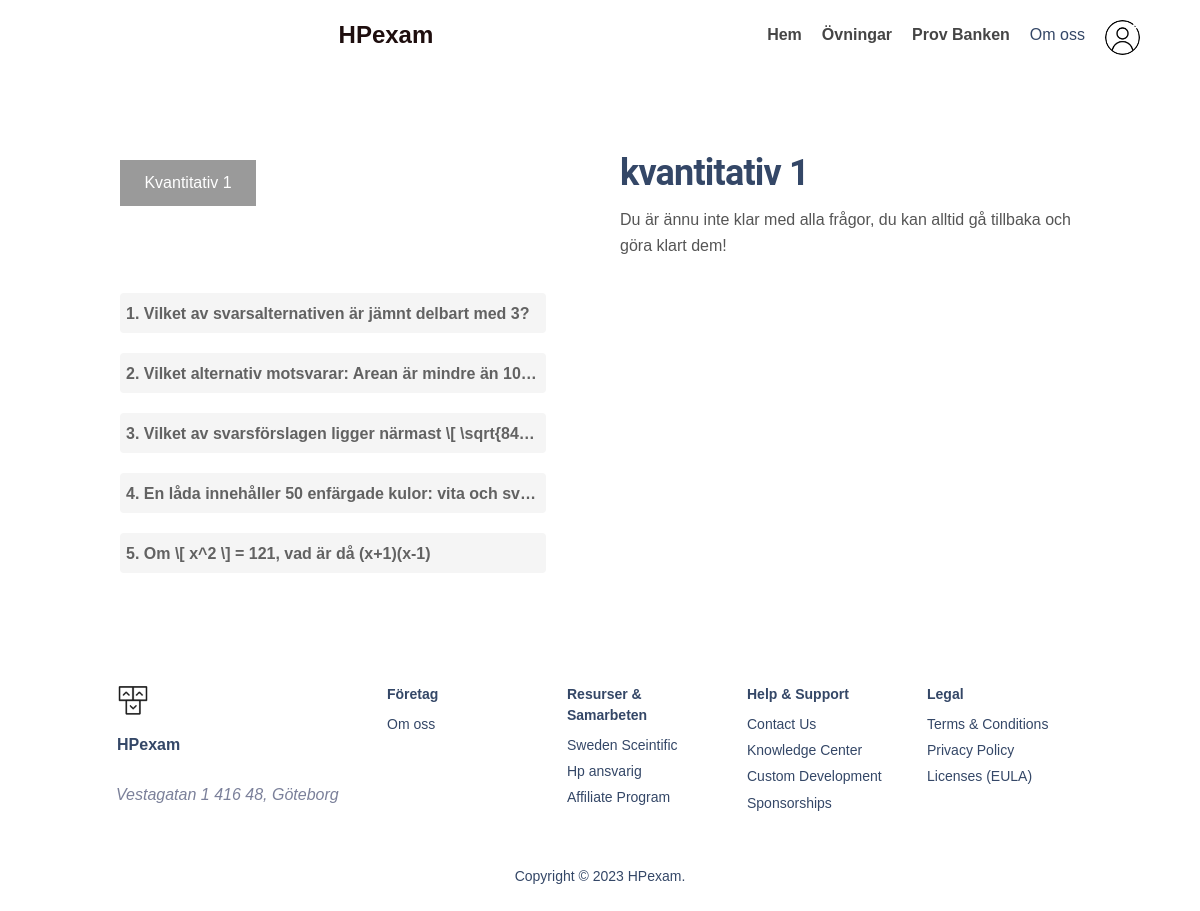
The page /prov/Högskoleprovet HT 2013/61/65/ (signed in) on the database its author committed.
### base/models.py (models this page shows)
class Quiz(models.Model):
    prov = models.ForeignKey(Prov, related_name='quiz', on_delete=models.CASCADE)
    name = models.CharField(max_length=100)

class Question(models.Model):
    quiz = models.ForeignKey(Quiz, related_name='question', on_delete=models.CASCADE)
    text = models.CharField(max_length=2500)
    question_count = models.IntegerField(blank=True, null=True)
    img = models.ImageField(blank=True)
    question_description_txt = models.CharField(max_length=200000, blank=True, null=True)
    question_description_img = models.ImageField(blank=True)

### base/views.py (the view, shortened to what this page needs)
# urls.py: path('prov/<str:prov_title>/<str:prov_id>/<str:quiz_id>/', views.quizPage, name='quiz-page'),
@login_required(login_url='register-page')
def quizPage(request, prov_title, prov_id, quiz_id):
    user = request.user
    completed_questions = user.completed_questions.all()
    prov = Prov.objects.get(id=prov_id)
    alla_quiz = prov.quiz.all()
    question_id = request.session.get('question_id')
    quiz = {'id': 0}
    question = None
    questions = []
    choises = []
    all_questions_completed = None
    question_correct_count = None
    if int(quiz_id) > 0:
        quiz = Quiz.objects.get(id=quiz_id)
        questions = quiz.question.all()
        if question_id is None:
            question_id = request.session['question_id'] = 0
            question = questions.first()
            choises = question.choise.all()
        else:
            try:
                question = questions[int(question_id)]
                choises = question.choise.all()
            except IndexError:
                completed_questions = user.completed_questions.all()
                all_questions_completed = True
                for question in questions:
                    if question not in completed_questions:
                        all_questions_completed = False
            except ValueError:
                request.session['question_id'] = 0
                return redirect(request.path)
    clicked = quiz.id
    link_clicked = question.id
    last_question = False
    if question == questions.last():
        last_question = True
    first_question = False
    if question == questions.first():
        first_question = True
    context = {
               'prov': prov,
               'alla_quiz': alla_quiz,
               'quiz': quiz,
               'quiz_id': quiz_id,
               'question': question,
               'choises': choises,
               'question_id': question_id,
               'completed_questions': completed_questions,
               'all_questions_completed': all_questions_completed,
               'clicked': clicked,
               'link_clicked': link_clicked,
               'last_question': last_question,
               'first_question': first_question
               }
    return render(request, 'base/quiz_prov.html', context)

### base/templates/base/quiz_prov.html (shortened to what this page needs)
{% extends 'main.html' %}
{% load static %}
{% block content %}
<div class="home-container">
<div>
    <div class="navigation-wrap">
        {% for quiz in alla_quiz %}
        {% if clicked != quiz.id %}
        <form action="{% url 'quiz-page' prov.title prov.id quiz.id %}" method="POST" style="display: inline-block; margin-right: 6px;">
            {% csrf_token %}
            <input type="hidden" name="form-type" value="click_quiz">
            <input type="submit" value=" {{quiz.name.capitalize}} " class="övning-btn" style="margin-top: 10px; margin-bottom: 10px;">
        </form>
        {% elif clicked == quiz.id %}
        <form action="{% url 'quiz-page' prov.title prov.id quiz.id %}" method="POST" style="display: inline-block; margin-right: 6px;">
            <input type="submit" value=" {{quiz.name.capitalize}} " class="övning-btn clicked" style="margin-top: 10px; margin-bottom: 16px;">
        </form>
        {% endif %}
        {% endfor %}
            <div class="jump-question-wrapper scroll">
            {% for question in quiz.question.all %}
                {% if link_clicked != question.id %}
                {% if question not in completed_questions %}
                <button type="submit"  id="question-link" name="jump-question-link" value="{{ question.id }}" class="question-link" style="margin-bottom: 5px;">
                    <p>{{ question.question_count }}. <span>{{ question.text|safe }}</span></p>
                </button>
                {% endif %}
            {% endif %}
            {% endfor %}
            </div>
    </div>
</div>
<div style="width: 700px;">
    {% if all_questions_completed == None %}
    <h2>{{quiz.name.capitalize}}</h2>
    <button id="visa-txt-description-btn" class="btn" style="display: none; background-color: #1dbb86; font-weight: bold;">Visa Texten</button>
    <butto id="dölj-txt-description-btn" class="btn" style="display: none; background-color: #e03036; font-weight: bold;">Dölj Texten</butto>
    <div id="question-description-txt" class="scroll-question-description-txt" style="display: none;">
        <p id="txt-description-content"></p>
    </div>
    <button id="övnings-beskriving-btn" class="btn" style="display: none; background-color: #e3e3e3; color: #2e2e2e; font-weight:600;">Visa ÖvningsBeskrivningen</button>
    {% if question != None %}
            <p class="question_p" id="question-p">{{question.question_count}}. {{question.text.capitalize}} </p>
            {% if question.img %}
                <img src="{% static question.img %}">
            {% endif %}
    {% endif %}
    <ul id="message" class="messages" style="display: none;">
        <li class=""></li>
    </ul>
{% if last_question == False %}
        <div id="choises">
            {% for choise in choises %}
                <p>
                    <label class="quiz-alternative-button">
                        <input type="radio" name="answer" value="{{choise.id}}" class="quiz-alternatives" id="quiz-alternative">
                        <span class="alternative-text">
                          {{choise.header}} {{choise.text}}
                        </span>
                      </label>
                </p>
            {% endfor %}
        </div>
            {% if question not in completed_questions %}
                <input type="submit" value="Svara" class="btn-original" id="submit-alternative">
            {% endif %}
            {% if question in completed_questions %}
                <input type="submit" value="Svara" class="btn-original" id="submit-alternative" style="display: none;">
            {% endif %}
{% elif last_question == True %}
    <form action="" method="POST">
        {% csrf_token %}
            {% for choise in choises %}
                <p>
                    <input type="hidden" name="form-type" value="answer-submission-last">
                    <label class="quiz-alternative-button">
                        <input type="radio" name="answer" value="{{choise.id}}" class="quiz-alternatives">
                        <span class="alternative-text">
                          {{choise.header}} {{choise.text}}
                        </span>
                    </label>
                </p>
            {% endfor %}
            {% if question not in completed_questions %}
                <input type="submit" value="Svara" class="btn-original" id="submit-alternative">
        {% endif %}
    </form>
{% endif %}
    <div class="nästa-tillbaka-brevidvarann-container">
            <input type="submit" value="<" id="tillbaka-btn" class="back-forward-btn" style="display: none;">
            <input type="submit" value=">" id="nästa-btn" class="back-forward-btn">
    </div>
    {% elif all_questions_completed == False %}
    <h2>{{quiz.name}}</h2>
    <p>Du är ännu inte klar med alla frågor, du kan alltid gå tillbaka och göra klart dem!</p>
    {% endif %}
<br>
<br>
<br>
</div>
</div>
{% endblock content %}

### static/style/style.css (style rules this page uses)
body { margin: 0; padding: 0; font-family: Arial, sans-serif; overflow-x: hidden; background-size: cover; }
body::before { content: ""; position: fixed; top: 0; left: 0; width: 100%; height: 100%; background-color: rgba(240, 240, 240, 0.9); overflow-x: hidden; }
p { color: #555; font-size: 16px; margin-top: 10px; }
.övning-btn { display: inline-block; padding: 10px 20px; background-color: #eaeaea; color: #333; border: none; cursor: pointer; }
.clicked { background-color: rgb(154, 154, 154); color: #fff; }
.scroll { overflow-y: auto; max-height: 350px; scrollbar-width: thin; scrollbar-color: #888 #f5f5f5; border-radius: 5px; }

### templates/main.html (style rules this page uses)
body { margin: 0; padding: 0; font-family: Arial, sans-serif; background-size: cover; overflow-x: hidden; }
body::before { content: ""; position: fixed; top: 0; left: 0; width: 100%; height: 100%; background-color: rgba(255, 255, 255, 0.75); z-index: -1; }

### base/templates/base/quiz_prov.html (style rules this page uses)
body { background-color: #ffffff; height: 100%; }
body::before { background-color: #ffffff; }
.home-container { display: flex; padding-top: 150px; justify-content: center; padding-right: 10%; padding-left: 10%; }
.navigation-wrap { display: inline-block; padding-right: 65px; max-width: 500px; }
.jump-question-wrapper { display: flex; flex-direction: column; border-radius: 12px; width: 100%; height: 400px; padding-top: 40px; padding-bottom: 20px; overflow: auto; }
.jump-question-wrapper p { font-size: 16,5px; font-weight: 600; color: #626262; white-space: nowrap; overflow: hidden; text-overflow: ellipsis; }
.question-link { display: inline-flex; align-items: center; background-color: #f5f5f5; border: #ffffff; border-radius: 4px; height: 40px; margin-top: 15px; padding-top: 10px; cursor: pointer; width: 98%; }

### rows shown on the page
Quiz: name "Kvantitativ 1", name "kvantitativ 1"
Question: {{ question.id }} 1247 (drawn), question_count "1", text "Vilket av svarsalternativen är jämnt delbart med 3?"
Question: {{ question.id }} 1248 (drawn), question_count "2", text "Vilket alternativ motsvarar: Arean är mindre än 10…"
Question: {{ question.id }} 1249 (drawn), question_count "3", text "Vilket av svarsförslagen ligger närmast \\[ \\sqrt{84…"
Question: {{ question.id }} 1250 (drawn), question_count "4", text "En låda innehåller 50 enfärgade kulor: vita och sv…"
Question: {{ question.id }} 1251 (drawn), question_count "5", text "Om \\[ x^2 \\] = 121, vad är då (x+1)(x-1)"
